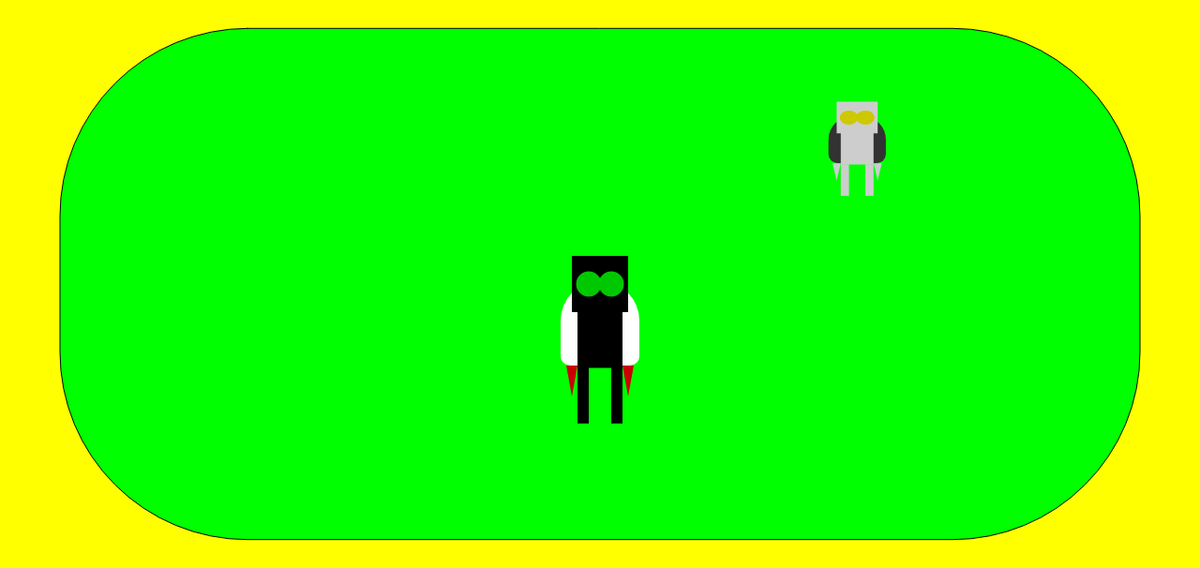
Frame 1 (no input)
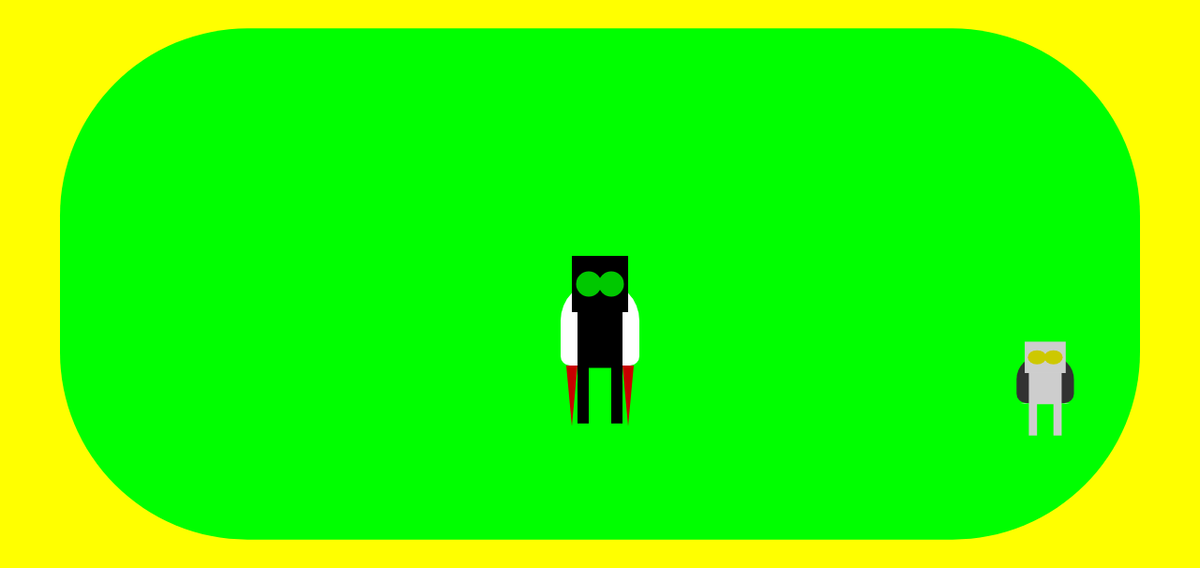
Frame 60 (no input)
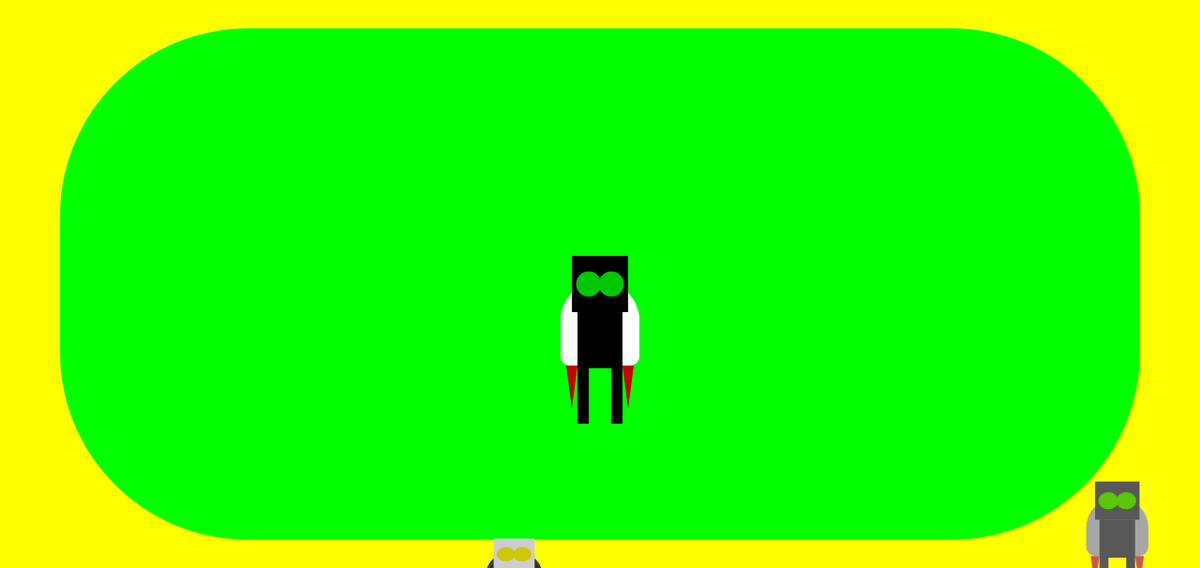
Frame 120 (the mouse pressed at the canvas centre since frame 60)

The p5.js sketch that drew these frames (run headless with seeded random() and noise() and a simulated clock; from frame 60 on, the mouse is pressed at the canvas centre):

// p5.js sketch
// ── sketch.js
// Hér kemur kóðinn þinn:
var robot = [];
var robotP;

function setup(){
    createCanvas(1280,606);
    for (var i = 0; i < 1; i=i+1){
      robot[i] = new Robot(random(0,width),random(0,height),random(25,50),random(25,50),random(0,255),100);
    }
    robotP = new Robot(width/2,height/2,60,60,0,100);


}

function draw(){
    background(255,255,0);
    rectMode(CENTER);
    fill(0,255,0);
    rect(width/2,height/2,width/10*9,height/10*9,200)
    for (var i = 0; i < robot.length; i=i+1){
      robot[i].show();
      robot[i].move();
      robot[i].flame();

      robotP.show();
      robotP.pmove();
      robotP.flame();
    }
}

function keyPressed(){
  if(keyIsDown(32)){
    robot.splice(0,1);
  }
}

function mousePressed(){
  robot.push(new Robot(mouseX,mouseY,random(25,50),random(25,50),random(0,255),100));
}

class Robot{
  constructor(x,y,lengd,haed,color,fire){
    this.x = x;
    this.y = y;
    this.lengd = lengd;
    this.haed = haed;
    this.color = color;
    this.fire = fire;
    this.speedX = 10;
    this.speedY = 5;
  }

  show(){
      rectMode(CENTER);
      noStroke();

      //jet
      fill(255-this.color);
      rect(this.x,this.y+70*this.haed/100,this.lengd*1.4,this.haed*1.5,50,50,10,10);
      fill(200,this.color,this.color)
      triangle(this.x-40*this.lengd/100,this.y+145*this.haed/100,this.x-60*this.lengd/100,this.y+145*this.haed/100,this.x-50*this.lengd/100,this.y+200*this.fire/100*this.haed/100);
      triangle(this.x+40*this.lengd/100,this.y+145*this.haed/100,this.x+60*this.lengd/100,this.y+145*this.haed/100,this.x+50*this.lengd/100,this.y+200*this.fire/100*this.haed/100);

      //haus
      fill(this.color);
      rect(this.x,this.y,this.lengd,this.haed);
      fill(this.color,200,0);
      ellipse(this.x+0.2*this.lengd,this.y,this.lengd*0.45,this.haed*0.45);
      ellipse(this.x-0.2*this.lengd,this.y,this.lengd*0.45,this.haed*0.45);

      //búkur
      fill(this.color);
      rect(this.x,this.y+100*this.haed/101,this.lengd-10*this.lengd/50,this.haed);

      //LFótur
      rect(this.x-30*this.lengd/100,this.y+198*this.haed/100,this.lengd*0.2,this.haed)

      //RFótur
      rect(this.x+30*this.lengd/100,this.y+198*this.haed/100,this.lengd*0.2,this.haed)
    }

    move(){
      if(this.x > width || this.x < 0){
        this.speedX = this.speedX*-1;
      }
      if(this.y < 0 || this.y > height){
        this.speedY = this.speedY*-1;
      }
      if(this.speedX>12){
        this.speedX = 10;
      }
      if(this.speedY>6){
        this.speedY = 5;
      }
      if(this.speedX<-12){
        this.speedX = -10;
      }
      if(this.speedY<-6){
        this.speedY = -5;
      }


      this.x = this.x + this.speedX;
      this.y = this.y + this.speedY;

      this.speedX = this.speedX + random(-1,1);
      this.speedY = this.speedY + random(-1,1);
    }

    flame(){
      this.fire = random(73,130);
    }

    pmove(){
      if(keyIsDown(87) && this.y>0){
        this.y = this.y -3;
      }
      if(keyIsDown(83) && this.y<height){
        this.y = this.y +3;
      }
      if(keyIsDown(68) && this.x<width){
        this.x = this.x +3;
      }
      if(keyIsDown(65) && this.x>0){
        this.x = this.x -3;
      }
    }
}
